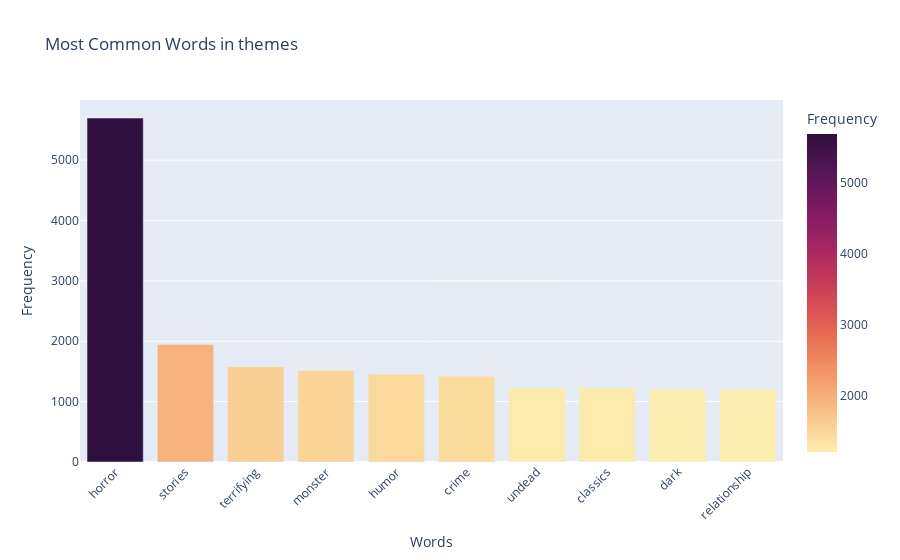

Write notebook code for a chart like this one.
### Markdown cell above
**Themes Word Count**

### Code cell
sentiment_utils.analyze_most_common_words(cleaned_films, text_column='themes', top_n=10)

### Figure 1 — Plotly figure (JSON) as saved in the notebook; plotly's stock layout.template omitted (floating-point values rounded to 4 significant figures)
{"data": [{"alignmentgroup": "True", "customdata": [[6.75], [2.31], [1.87], [1.8], [1.72], [1.68], [1.46], [1.46], [1.43], [1.42]], "hovertemplate": "<b>Word:</b> %{x}<br><b>Count:</b> %{y}<br><b>Percentage:</b> %{customdata[0]}%", "legendgroup": "", "marker": {"color": [5696, 1948, 1579, 1516, 1453, 1422, 1229, 1229, 1204, 1202], "coloraxis": "coloraxis", "pattern": {"shape": ""}}, "name": "", "offsetgroup": "", "orientation": "v", "showlegend": false, "textposition": "auto", "type": "bar", "x": ["horror", "stories", "terrifying", "monster", "humor", "crime", "undead", "classics", "dark", "relationship"], "xaxis": "x", "y": [5696, 1948, 1579, 1516, 1453, 1422, 1229, 1229, 1204, 1202], "yaxis": "y"}], "layout": {"barmode": "relative", "coloraxis": {"colorbar": {"title": {"text": "Frequency"}}, "colorscale": [[0, "rgb(253, 237, 176)"], [0.09091, "rgb(250, 205, 145)"], [0.1818, "rgb(246, 173, 119)"], [0.2727, "rgb(240, 142, 98)"], [0.3636, "rgb(231, 109, 84)"], [0.4545, "rgb(216, 80, 83)"], [0.5455, "rgb(195, 56, 90)"], [0.6364, "rgb(168, 40, 96)"], [0.7273, "rgb(138, 29, 99)"], [0.8182, "rgb(107, 24, 93)"], [0.9091, "rgb(76, 21, 80)"], [1, "rgb(47, 15, 61)"]]}, "legend": {"tracegroupgap": 0}, "title": {"text": "Most Common Words in themes"}, "xaxis": {"anchor": "y", "domain": [0, 1], "tickangle": -45, "title": {"text": "Words"}}, "yaxis": {"anchor": "x", "domain": [0, 1], "title": {"text": "Frequency"}}}}
